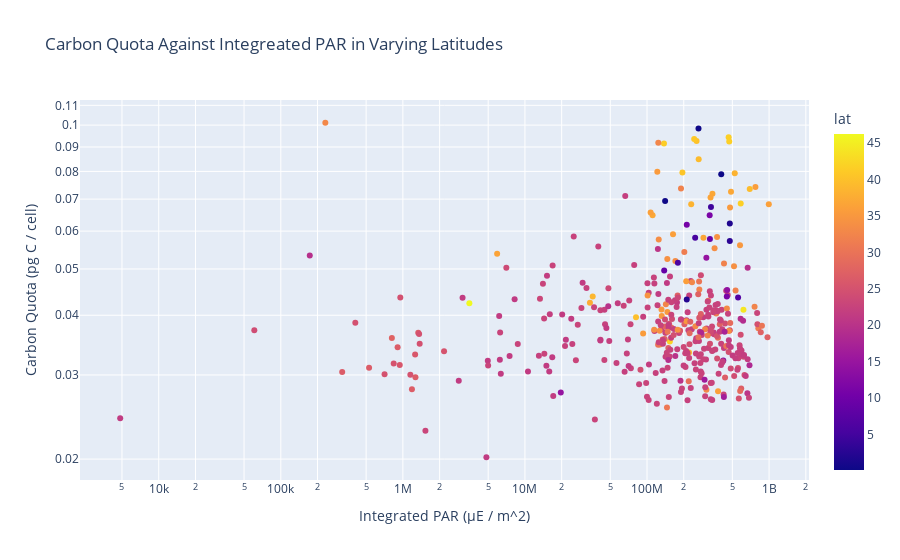

Write notebook code for a chart like this one.
### Code cell
px.scatter(real_data, x='int_par', y='c_quotas', color='lat', log_x = True, log_y = True, title='Carbon Quota Against Integreated PAR in Varying Latitudes', labels={
    'int_par': 'Integrated PAR (μE / m^2)',
    'c_quotas': 'Carbon Quota (pg C / cell)'
})

### Figure 1 — Plotly figure (JSON) as saved in the notebook; plotly's stock layout.template omitted (floating-point values rounded to 4 significant figures; data arrays with more than 128 entries replaced by an {"elided": "..."} marker saying what was removed)
{"data": [{"hovertemplate": "Integrated PAR (μE / m^2)=%{x}<br>Carbon Quota (pg C / cell)=%{y}<br>lat=%{marker.color}<extra></extra>", "legendgroup": "", "marker": {"color": {"elided": "392 float values"}, "coloraxis": "coloraxis", "symbol": "circle"}, "mode": "markers", "name": "", "orientation": "v", "showlegend": false, "type": "scatter", "x": {"elided": "392 float values"}, "xaxis": "x", "y": {"elided": "392 float values"}, "yaxis": "y"}], "layout": {"coloraxis": {"colorbar": {"title": {"text": "lat"}}, "colorscale": [[0, "#0d0887"], [0.1111, "#46039f"], [0.2222, "#7201a8"], [0.3333, "#9c179e"], [0.4444, "#bd3786"], [0.5556, "#d8576b"], [0.6667, "#ed7953"], [0.7778, "#fb9f3a"], [0.8889, "#fdca26"], [1, "#f0f921"]]}, "legend": {"tracegroupgap": 0}, "title": {"text": "Carbon Quota Against Integreated PAR in Varying Latitudes"}, "xaxis": {"anchor": "y", "domain": [0, 1], "title": {"text": "Integrated PAR (μE / m^2)"}, "type": "log"}, "yaxis": {"anchor": "x", "domain": [0, 1], "title": {"text": "Carbon Quota (pg C / cell)"}, "type": "log"}}}
